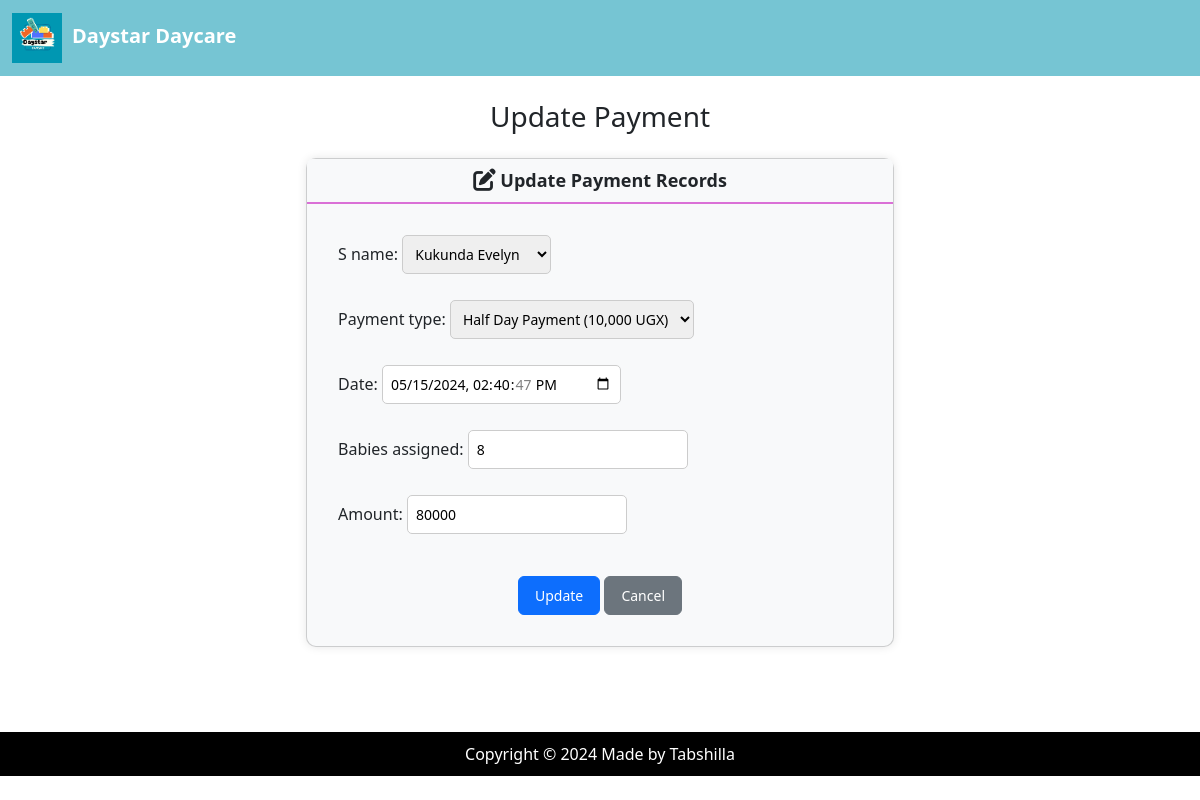
The page /edit_payment/1/ on the database its author committed.
### DaystarApp/models.py (models this page shows, shortened)
class Sitter(models.Model):
    RELIGION_CHOICES = (
        ('Christian', 'Christian'),
        ('Muslim', 'Muslim'),
        ('Other', 'Other'),
    )
    EDUCATION_LEVEL_CHOICES = (
        ('Primary', 'Primary'),
        ('Secondary', 'Secondary'),
        ('University', 'University'),
    )
    S_name = models.CharField(max_length=200,null=True,blank=True)
    gender = models.CharField(choices=[('female', 'female'),('male','male')], max_length=100, null=False)
    dob = models.DateTimeField()
    location = models.CharField(max_length=200, default="Kabalaga")
    next_of_kin = models.CharField(max_length=200)
    recommenders_name = models.CharField(max_length=200)
    religion = models.CharField(max_length=100, choices=RELIGION_CHOICES, blank=True)
    NIN = models.CharField(max_length=30, unique=True)
    education_level = models.CharField(max_length=200, choices=EDUCATION_LEVEL_CHOICES)
    sitter_number = models.CharField(max_length=200, unique=True)
    contact = models.IntegerField(null= True)
    def __str__(self):
        return self.S_name

class Payment(models.Model):
    S_name = models.ForeignKey(Sitter, on_delete=models.CASCADE,null=True, blank=True)
    HALF_DAY = 'half_day'
    FULL_DAY = 'full_day'
    PAYMENT_CHOICES = [
        (HALF_DAY, 'Half Day Payment (10,000 UGX)'),
        (FULL_DAY, 'Full Day Payment (15,000 UGX)'),
    ]
    payment_type = models.CharField(max_length=10, choices=PAYMENT_CHOICES)
    date = models.DateTimeField(null=True,blank=True)
    babies_assigned = models.IntegerField(default=0)
    amount = models.IntegerField(null=True, blank=True)

### DaystarApp/views.py (the view)
# urls.py: path('edit_payment/<int:id>/', views.edit_payment, name='edit_payment'),
def edit_payment(request,id):
    if request.method =='POST':
     payment = Payment.objects.get(pk=id)
     form = PaymentForm(request.POST, instance=payment)
     if form.is_valid():
        form.save()
        return render(request, 'DaystarApp/editpayment.html', {
            'form':form,
            'success':True
            })
    else:
        payment = Payment.objects.get(pk=id)
        form = PaymentForm(instance=payment)
    return render(request, 'DaystarApp/editpayment.html',{'form':form})

### DaystarApp/forms.py
class PaymentForm(ModelForm):
    class Meta:
        model = Payment
        fields = '__all__'
        widgets = {
            'date': forms.DateTimeInput(attrs={'type': 'datetime-local'}),
        }

### DaystarApp/templates/DaystarApp/editpayment.html (shortened to what this page needs)
{% extends "DaystarApp/base.html" %}
{% load static %}
{% block content %}
<h3 class="text-center m-4"> Update Payment</h3>
{% if success %}
<div class="alert alert-success text-center" role="alert">
    The Payment is updated successfully.
    <a href="{% url 'paymentlist' %}" class="alert-link">Go to Payment List</a>
</div>
{% else %}
   <div class="row justify-content-center">
    <div class="col-md-6">
        <div class="card bg-light mb-3" style="border-radius: 10px; box-shadow: 0 0 10px rgba(0, 0, 0, 0.1);">
            <div class="card-header text-center" style="font-size: 18px; font-weight: bold;">
                <i class="fa-solid fa-pen-to-square fa-lg"></i>
                Update Payment Records
            </div>
            <div class="card-body">
              <form action="" method="POST" style="padding: 15px;">
                {{ form.as_p }}
                <div class="text-center mt-3">
                  <button type="submit" class="btn btn-primary" style="padding: 8px 16px; font-size: 14px;">Update</button>
                  <a href="{% url 'home' %}" class="btn btn-secondary" style="padding: 8px 16px; font-size: 14px;">Cancel</a>
                </div>
              </form>
            </div>
        </div>
    </div>
   </div>
{% endif %}
{% endblock %}

### DaystarApp/templates/DaystarApp/base.html (style rules this page uses)
body { display: flex; flex-direction: column; min-height: 100vh; }

### DaystarApp/templates/DaystarApp/editpayment.html (style rules this page uses)
.card-header { background-color: #f8f9fa; border-bottom: 2px solid orchid; border-top-left-radius: 10px; border-top-right-radius: 10px; }
.card-body form { display: flex; flex-direction: column; gap: 10px; }
.card-body form input, .card-body form select, .card-body form textarea { padding: 8px; border: 1px solid #ccc; border-radius: 5px; font-size: 14px; }

### rows shown on the page
Sitter: S_name "Kukunda Evelyn"
Payment: payment_type "Half Day Payment (10,000 UGX)", date "05/15/2024 14:40:47", babies_assigned "8", amount "80000"
